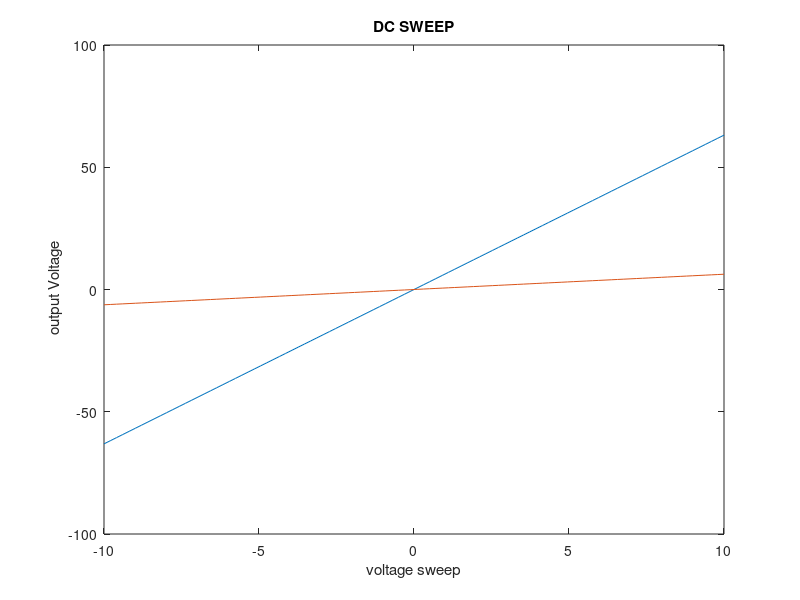
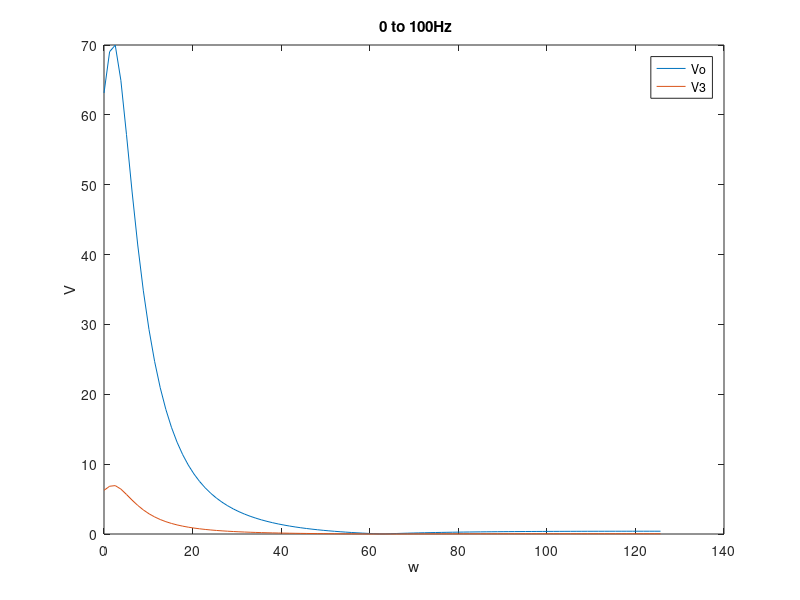
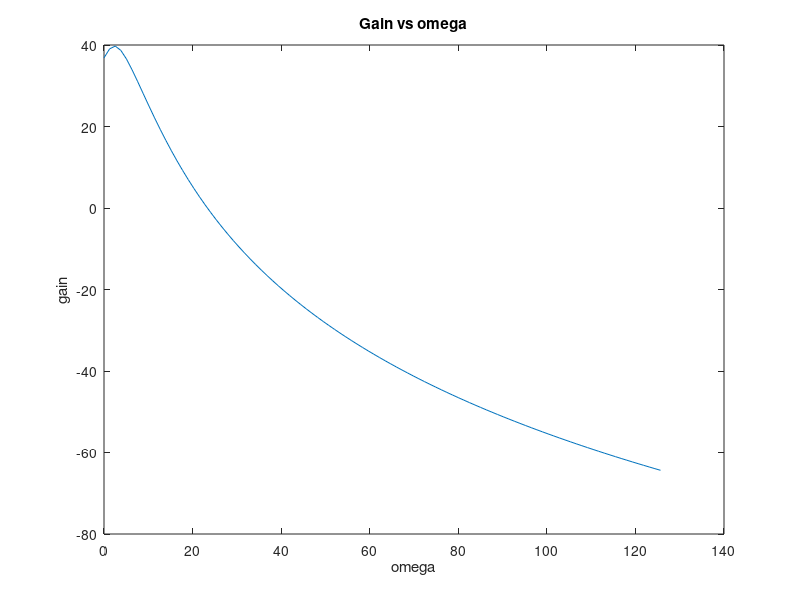

Recreate these plots in MATLAB, in order. (Note: this script raises an error after producing the figures.)
%% Part 1
%
clearvars
clearvars -GLOBAL
close all
set(0,'DefaultFigureWindowStyle', 'docked')

meshsizex = 6;
meshsizey = 6;



vinlow = 0.1;
vinhigh = 10;

% Components

Cap = 0.25;
R1 = 1;
R2 = 2;
L = 0.2;



R3 = 10;
alpha = 100;
R4 = 0.1;
Ro = 1000;
omg = 10;

% C Matrix
%C=zeros(6,6);
C = zeros(meshsizex,meshsizey);
C(2,1) = -Cap;
C(2,2) = Cap;
C(6,6) = L;

% G Matrix
G = zeros (meshsizex, meshsizey);
G(1,1) = 1;
G(2,1) = -1/R1;
G(2,2) = (1/R1) + (1/R2);
G(2,6) = -1;
G(3,3) = 1/R3;
G(3,6) = 1;
G(4,3) = -alpha/R3;
G(4,4) = 1;
G(5,4) = -R4;
G(5,5) = R4 - (1/Ro);
G(6,2) = 1;
G(6,3) = -1;
%%
% The  C and G matrix
C;
G;
%%
F=zeros(6,1);
Vv1 = zeros(10,1);
Vv2 = zeros(100,1);
gain = zeros(10,1);
vin = linspace(-10,10,100);
for i=1:100
   %F(6) = i;
   F(1) = vin(i);
   V=G\F;
   
   Vv1(i) = V(5);
   Vv2(i) = V(3);
end
figure (1)
plot(vin,Vv1)
title('DC SWEEP');
xlabel('voltage sweep');
ylabel(' output Voltage');
hold on
plot(vin,Vv2)

%THE AC 
Vv1 = zeros(10,1);
Vv2 = zeros(100,1);

step=100;
omg = 2*pi*linspace(0,20,step);

for i=1:100
omg =2*pi*linspace(0,20,step);
F(1) = vin(i);

s=i*omg(i);
    x = G + (s.*C);
    V = x\F;
 
     Vv1(i) = V(5);
    Vv2(i) = V(3);
     gain(i) = 20 * log(abs(Vv1(i))/abs(V(1)));
end
figure (2)
plot (omg,abs(Vv1))
title(' 0 to 100Hz');
hold on;
figure (2)
plot(omg,abs(Vv2))
legend('Vo', 'V3');
xlabel('w');
ylabel('V');
figure(3)
plot(omg, gain);
title('Gain vs omega');
xlabel('omega');
ylabel('gain');

s = 1i*pi;

%C case plot the gain as function of random perturbations on C using a normal distribution
for i = 1:1000
    randomcap = Cap + 0.05*randn(); % random perturbations on C
    C(2, 1) = randomcap; 
    C(2, 2) = -randomcap;
    C(6, 6) = L;

    H = G +(s.*C);
    V = H\F;
    Vv1(i) = abs(V(5));
    gain(i) = 20*log10(abs(Vv1(i))/abs(V(1)));
end

figure(4)
histogram(gain)
title('Gain distribution');
grid on


% C dV/dt + GV = F
% C*(V_i - V_(i-1))/delta t + G*V_i = F
% (C/delta t + G) * V_i + C/delta t*V_(i-1) = F
% C/delta t * V_(i-1) - F = (C/delta t + G)*V_i
% (C/delta t + G)  \ (C/delta t * V_(i-1) - F) = V_i  <-


Simtime = 1;
numSteps = 1000;
deltaT = Simtime/numSteps;
% H vector

% C Matrix
%C=zeros(6,6);
C = zeros(meshsizex,meshsizey);
C(2,1) = -Cap;
C(2,2) = Cap;

C(6,6) = L;

H = (C./deltaT) + G;

 V = zeros(6,1);
 Vp = V;


% F vector
F = zeros(1,6);

Vv1 = zeros(10,1);
Vv2 = zeros(100,1);
% Time simulation - step function

newtime = linspace(1,numSteps,numSteps);

for i = 1:numSteps
    
    % F vector
    
    if (i == 20)
        F(1) = 1;
    end
    newtime(i) = i*deltaT;
    V = H\(((C * Vp)./deltaT) + F');

    Vv1(i) = V(1);
    Vv2(i) = V(5);
    
    Vp = V;
end

 figure(5)
   plot(newtime,Vv1,'-r');
    hold on
   plot(newtime,Vv2,'g');
pause(0.01);
legend('Vin', 'Vout');
title('Time Simulation vs Step function');
xlabel('Time');
ylabel('Voltage');
figure(6)
plot(linspace(-500,500,1000),fftshift(20*log(abs(fft(Vv2)))),'-g');
hold on 
plot(linspace(-500,500,1000),fftshift(20*log(abs(fft(Vv1)))),'-b');
legend('Vout', 'Vin');
xlabel('Frequency');
ylabel('Voltage (dB)');
title(' Frequency vs voltage');


% Time simulation - sinusoidal function

Simtime = 1;
numSteps = 1000;
deltaT = Simtime/numSteps;
% H vector
H = (C./deltaT) + G;

Vv1 = zeros(10,1);
Vv2 = zeros(100,1);
Vp = zeros(6,1);

newtime = linspace(1,numSteps,numSteps);
for i = 1:numSteps
    
    % F vector
    
    F(1) = sin(2 * pi * (1/0.03) * newtime(i) * deltaT);
    
    V = H\(((C * Vp)./deltaT) + F');
  
    
    
   Vv1(i) = V(1);
    Vv2(i) = V(5);
    Vp = V;
end

 figure(7)
    plot(newtime,Vv1,'r');
    hold on
   plot(newtime,Vv2,'g');
pause(0.01);
legend('Vin', 'Vout');
title('Time Simulation vs Step function');
xlabel('Time');
ylabel('Voltage');
legend('Vin', 'Vout');
title('The Time Simulation vs The Sinusoidal function');
xlabel('Time');
ylabel('Voltage');

figure(8)
plot(linspace(-500,500,1000),fftshift(20*log(abs(fft(Vv2)))),'g');
hold on 
plot(linspace(-500,500,1000),fftshift(20*log(abs(fft(Vv1)))),'b');
legend('Vout', 'Vin');
xlabel('Frequency');
ylabel('Voltage (dB)');
title(' Frequency vs voltage');


% plot(ti,g)
% g = exp(-(ti-0.3).^2/0.1^2)
%A guassian pulse with a magnitude of 1, std dev. of 0.03s and a delay of 0.06s.

Simtime = 1;
numSteps = 1000;
deltaT = Simtime/numSteps;
% H vector
H = (C./deltaT) + G;

Vv1 = zeros(10,1);
Vv2 = zeros(100,1);
Vp = zeros(6,1);

gp=sin(2*pi*0.03)*exp(-(newtime-0.06-0.5).^2/(2*0.03^2));
newtime = linspace(1,numSteps,numSteps);
for i = 1:numSteps
    
    % F vector
    if (i == 40)
        F(1) = gp(i);
    end
    
   
    
    V = H\(((C * Vp)./deltaT) + F');
  
    
    
   Vv1(i) = V(1);
    Vv2(i) = V(5);
    Vp = V;
end

 figure(9)
    plot(newtime,Vv1,'r');
    hold on
   plot(newtime,Vv2,'g');
pause(0.01);
legend('Vin', 'Vout');
title('Time Simulation vs guassian pulse');
xlabel('Time');
ylabel('Voltage');
legend('Vin', 'Vout');
title('The Time Simulation vs The guassian pulse');
xlabel('frequency');
ylabel('Voltage');

figure(10)
plot(linspace(-500,500,1000),fftshift(20*log(abs(fft(Vv2)))),'g');
hold on 
plot(linspace(-500,500,1000),fftshift(20*log(abs(fft(Vv1)))),'b');
legend('Vout', 'Vin');
xlabel('Frequency');
ylabel('Voltage (dB)');
title(' Frequency vs voltage');





